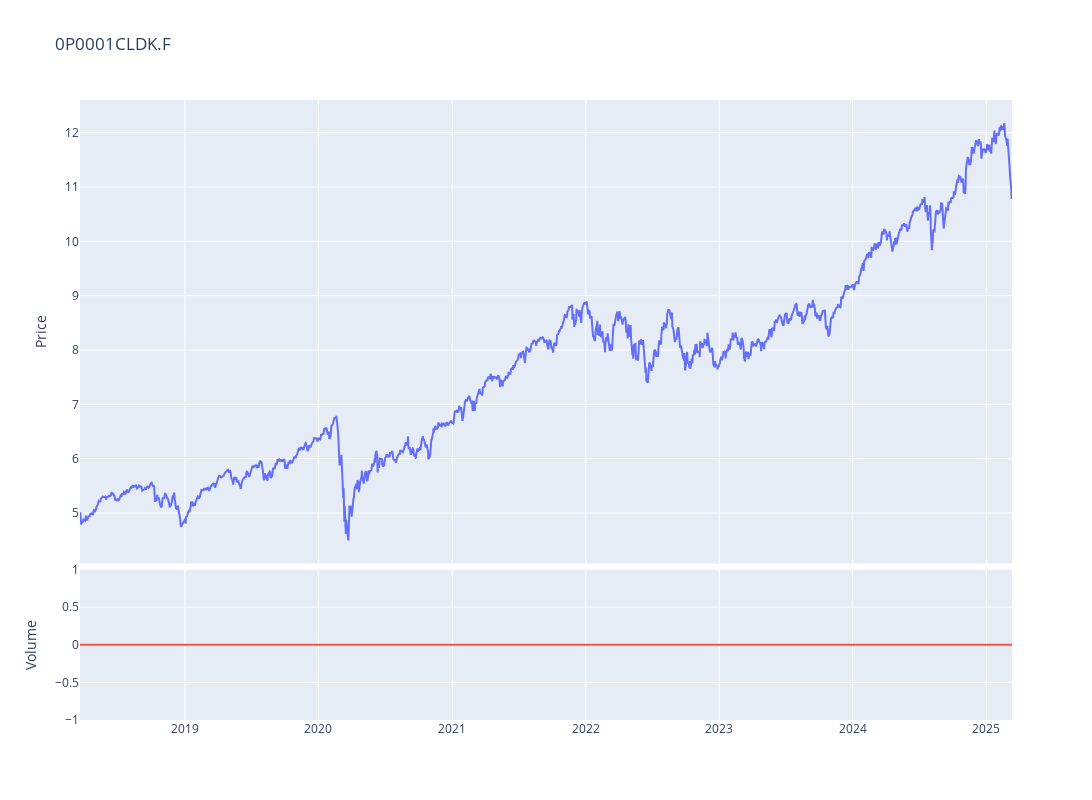

Notebook code for this chart:
### Code cell
fig = make_subplots(rows=4, cols=1,shared_xaxes=True,vertical_spacing=0.01,specs=[[{'rowspan':3,'colspan':1}],[None],[None],[{'rowspan':1,'colspan':1}]])

# Graph (1,1)
fig.add_trace(go.Scatter(x=stock_ticker.index,y=stock_ticker['Adj Close'],mode="lines",name=f"{ticker}"),row=1, col=1)
# Update xaxis properties
fig.update_yaxes(title_text="Price", row=1, col=1)

# Graph (4,1)
fig.add_trace(go.Scatter(x=stock_ticker.index,y=stock_ticker['Volume'],mode="lines",name='Volume'),row=4, col=1)
fig.update_yaxes(title_text="Volume", row=4, col=1)

fig.update_layout(height=800, width=1300,showlegend=False,title=f"{ticker}")

fig.show()

### Figure 1 — Plotly figure (JSON) as saved in the notebook; plotly's stock layout.template omitted (floating-point values rounded to 4 significant figures; data arrays with more than 128 entries replaced by an {"elided": "..."} marker saying what was removed)
{"data": [{"mode": "lines", "name": "0P0001CLDK.F", "type": "scatter", "x": {"elided": "1770 str values"}, "xaxis": "x", "y": {"elided": "1770 float values"}, "yaxis": "y"}, {"mode": "lines", "name": "Volume", "type": "scatter", "x": {"elided": "1770 str values"}, "xaxis": "x2", "y": {"elided": "1770 int values"}, "yaxis": "y2"}], "layout": {"height": 800, "showlegend": false, "title": {"text": "0P0001CLDK.F"}, "width": 1300, "xaxis": {"anchor": "y", "domain": [0, 1], "matches": "x2", "showticklabels": false}, "xaxis2": {"anchor": "y2", "domain": [0, 1]}, "yaxis": {"anchor": "x", "domain": [0.2525, 1], "title": {"text": "Price"}}, "yaxis2": {"anchor": "x2", "domain": [0, 0.2425], "title": {"text": "Volume"}}}}
